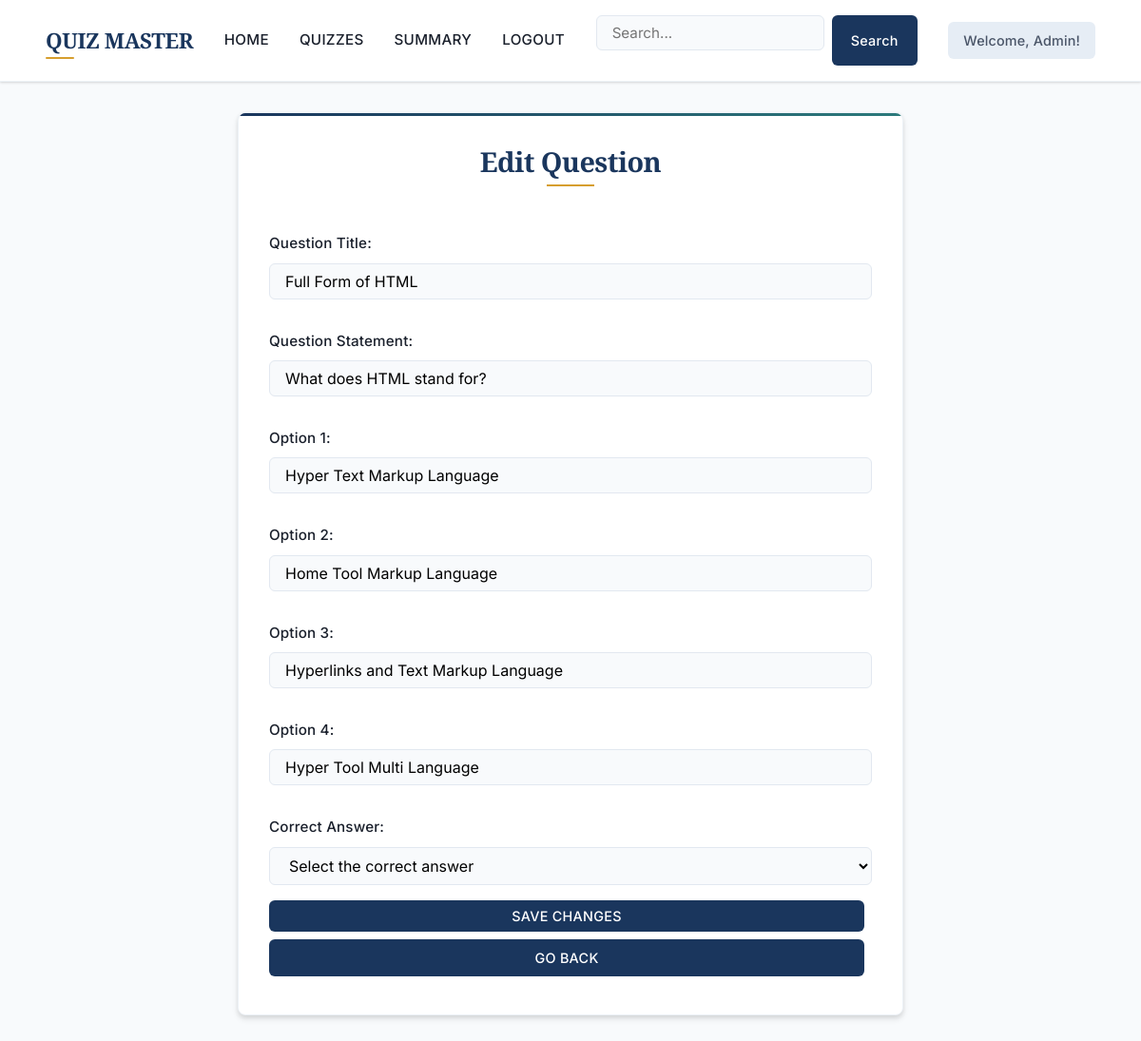
The page /editQuestion/1 on the database its author committed.
### models/models.py (models this page shows)
class Question(db.Model):
    __tablename__ = 'question'
    question_id = db.Column(db.Integer, primary_key = True)
    question_title = db.Column(db.String, nullable = False)
    question_statement = db.Column(db.String, nullable = False)
    quiz_id = db.Column(db.Integer, db.ForeignKey('quiz.quiz_id'), nullable = False)
    option_1_id = db.Column(db.String, nullable = False)
    option_2_id = db.Column(db.String, nullable = False)
    option_3_id = db.Column(db.String, nullable = False)
    option_4_id = db.Column(db.String, nullable = False)
    answer_id = db.Column(db.String, nullable = False)

### controllers/controllers.py (the view, shortened to what this page needs)
@app.route('/editQuestion/<question_id>', methods = ["POST", "GET"])
def edit_question(question_id):
    name = session.get("username")
    ob = get_questionDetails(question_id)
    return render_template("add_edit_question.html", question = ob, add_question = False)

### controllers/controllers.py (called while the page is built)
def get_questionDetails(question_id):       # milestone 3
    question = Question.query.filter_by(question_id = question_id).first()
    return question

### templates/add_edit_question.html (shortened to what this page needs)
{% extends "admin_layout.html" %}
{% block content %}
<div class="form-container">
    {% if add_question %}
    <h1>Add New Question</h1>
    <form class="add-form" method="POST" action="/addQuestion/{{ quiz_id }}">
        <label for="question_title">Question Title:</label>
        <input type="text" id="question_title" name="question_title" placeholder="Enter the question title" required>
        <label for="question_statement">Question Statement:</label>
        <input type="text" id="question_statement" name="question_statement" placeholder="Enter the question statement" required>
        <label for="option_1">Option 1:</label>
        <input type="text" id="option_1" name="option_1" placeholder="Enter option 1" required>
        <label for="option_2">Option 2:</label>
        <input type="text" id="option_2" name="option_2" placeholder="Enter option 2" required>
        <label for="option_3">Option 3:</label>
        <input type="text" id="option_3" name="option_3" placeholder="Enter option 3" required>
        <label for="option_4">Option 4:</label>
        <input type="text" id="option_4" name="option_4" placeholder="Enter option 4" required>
        <label for="answer">Correct Answer:</label>
        <select id="answer" name="answer" required>
            <option value="" disabled selected>Select the correct answer</option>
            <option value="option_1">Option 1</option>
            <option value="option_2">Option 2</option>
            <option value="option_3">Option 3</option>
            <option value="option_4">Option 4</option>
        </select>
        <button type="submit" class="btn">Add Question</button>
        <a href="/quiz" class="btn">Go back</a>
    </form>
    {% else %}
    <h1>Edit Question</h1>
    <form class="edit-form" method="POST" action="/editQuestion/{{ question.question_id }}">
        <label for="question_title">Question Title:</label>
        <input type="text" id="question_title" name="question_title" value="{{question.question_title}}" required>
        <label for="question_statement">Question Statement:</label>
        <input type="text" id="question_statement" name="question_statement" value="{{question.question_statement}}" required>
        <label for="option_1">Option 1:</label>
        <input type="text" id="option_1" name="option_1" value="{{question.option_1_id}}" required>
        <label for="option_2">Option 2:</label>
        <input type="text" id="option_2" name="option_2" value="{{question.option_2_id}}" required>
        <label for="option_3">Option 3:</label>
        <input type="text" id="option_3" name="option_3" value="{{question.option_3_id}}" required>
        <label for="option_4">Option 4:</label>
        <input type="text" id="option_4" name="option_4" value="{{question.option_4_id}}" required>
        <label for="answer">Correct Answer:</label>
        <select id="answer" name="answer" required>
            <option value="" disabled selected>Select the correct answer</option>
        </select>
        <button type="submit" class="btn">Save changes</button>
        <a href="/quiz" class="btn">Go back</a>
    </form>
    {% endif %}
</div>
{% endblock %}

### rows shown on the page
Question: question_title "Full Form of HTML", question_statement "What does HTML stand for?", option_1 "Hyper Text Markup Language", option_2 "Home Tool Markup Language", option_3 "Hyperlinks and Text Markup Language", option_4 "Hyper Tool Multi Language"
